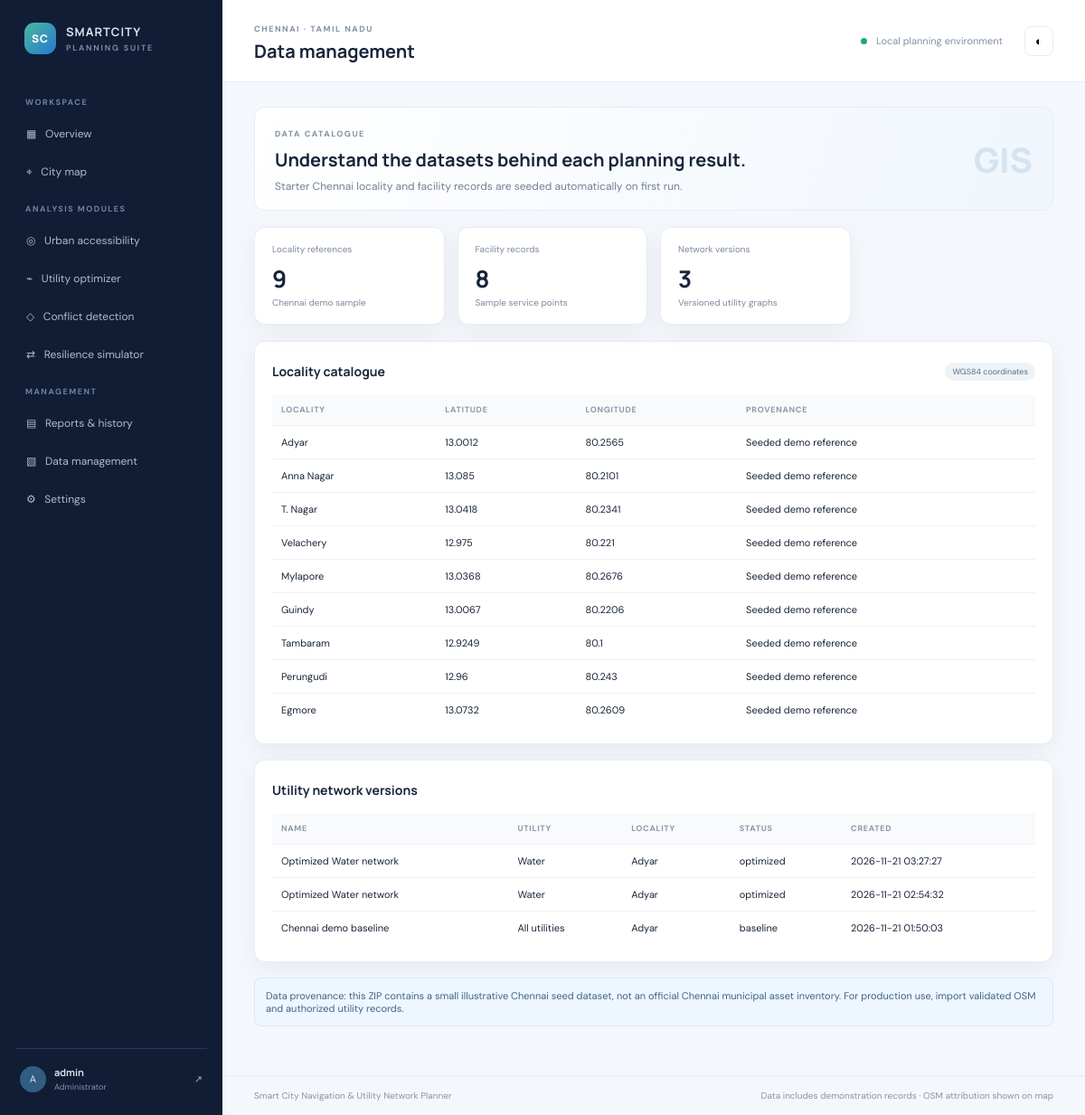
Screenshot of /data (signed in) with the database file from the repository.
### tables this page shows
CREATE TABLE locations(id INTEGER PRIMARY KEY, name TEXT UNIQUE NOT NULL, lat REAL NOT NULL, lon REAL NOT NULL);

CREATE TABLE network_versions(id INTEGER PRIMARY KEY, name TEXT, utility TEXT, locality TEXT, created_at TEXT DEFAULT CURRENT_TIMESTAMP, parent_id INTEGER, status TEXT DEFAULT 'draft');

### app.py (the view)
@app.route("/data")
@login_required
def data(): return render_template("data.html",locations=rows("SELECT * FROM locations"),facilities=rows("SELECT * FROM facilities"),versions=rows("SELECT * FROM network_versions ORDER BY id DESC"))

### app.py (called while the page is built)
def login_required(fn):
    @wraps(fn)
    def wrapped(*a,**kw):
        if "user" not in session: return redirect(url_for("login"))
        return fn(*a,**kw)
    return wrapped

def rows(sql,args=()):
    with connect() as db: return [dict(r) for r in db.execute(sql,args).fetchall()]

### database.py (called while the page is built)
def connect():
    Config.DATABASE.parent.mkdir(parents=True, exist_ok=True)
    db=sqlite3.connect(Config.DATABASE)
    db.row_factory=sqlite3.Row
    db.execute("PRAGMA foreign_keys=ON")
    return db

### templates/data.html
{% extends 'base.html' %}{% set heading='Data management' %}{% block content %}
<div class="module-intro"><div><span class="eyebrow">DATA CATALOGUE</span><h2>Understand the datasets behind each planning result.</h2><p>Starter Chennai locality and facility records are seeded automatically on first run.</p></div><div class="module-number">GIS</div></div>
<div class="stat-grid"><div class="stat-card"><span>Locality references</span><b>{{locations|length}}</b><small>Chennai demo sample</small></div><div class="stat-card"><span>Facility records</span><b>{{facilities|length}}</b><small>Sample service points</small></div><div class="stat-card"><span>Network versions</span><b>{{versions|length}}</b><small>Versioned utility graphs</small></div></div>
<div class="panel"><div class="panel-head"><h3>Locality catalogue</h3><span class="pill">WGS84 coordinates</span></div><table><thead><tr><th>Locality</th><th>Latitude</th><th>Longitude</th><th>Provenance</th></tr></thead><tbody>{% for l in locations %}<tr><td>{{l.name}}</td><td>{{l.lat}}</td><td>{{l.lon}}</td><td>Seeded demo reference</td></tr>{% endfor %}</tbody></table></div>
<div class="panel"><div class="panel-head"><h3>Utility network versions</h3></div><table><thead><tr><th>Name</th><th>Utility</th><th>Locality</th><th>Status</th><th>Created</th></tr></thead><tbody>{% for v in versions %}<tr><td>{{v.name}}</td><td>{{v.utility}}</td><td>{{v.locality}}</td><td>{{v.status}}</td><td>{{v.created_at}}</td></tr>{% endfor %}</tbody></table></div>
<div class="notice">Data provenance: this ZIP contains a small illustrative Chennai seed dataset, not an official Chennai municipal asset inventory. For production use, import validated OSM and authorized utility records.</div>{% endblock %}

### static/css/style.css (style rules this page uses)
:root { --navy:#101d35;--navy2:#182b49;--ink:#18253b;--muted:#718096;--line:#e7edf4;--bg:#f4f7fb;--white:#fff;--blue:#2878d0;--teal:#168b70;--soft:#edf4fc;--shadow:0 8px 26px rgba(22,42,72,.055) }
* { box-sizing:border-box }
body { margin:0;background:var(--bg);color:var(--ink);font:14px 'DM Sans',sans-serif }
h1,h2,h3,b { font-family:Manrope,sans-serif }
.eyebrow { font-size:9px;letter-spacing:1.55px;font-weight:700;color:#8190a4 }
.welcome-row p,.module-intro p { margin:0;color:var(--muted);font-size:12px }
.stat-grid { display:grid;grid-template-columns:repeat(4,1fr);gap:14px;margin-bottom:18px }
.stat-card,.panel { background:white;border:1px solid var(--line);border-radius:12px;box-shadow:var(--shadow) }
.stat-card { padding:17px 19px }
.stat-card span,.stat-card small { display:block;color:#7c8a9e;font-size:10px }
.stat-card b { font-size:26px;display:block;margin:8px 0 2px }
.panel { padding:19px;margin-bottom:17px }
.panel h3 { font-size:14px;margin:5px 0 12px }
.panel-head { display:flex;justify-content:space-between;align-items:center;margin-bottom:12px }
.panel-head h3 { margin:4px 0 }
table { width:100%;border-collapse:collapse;font-size:11px }
th { text-align:left;color:#8b98a9;font-size:9px;letter-spacing:.7px;text-transform:uppercase;background:#f8fafc }
td,th { padding:11px 10px;border-bottom:1px solid #edf1f5 }
tr:last-child td { border:0 }
.pill { display:inline-block;border-radius:20px;background:#eef3f8;color:#5c6c80;padding:4px 8px;font-size:9px }
.module-intro { display:flex;justify-content:space-between;align-items:center;padding:18px 22px;background:linear-gradient(110deg,#fff,#f0f6fc);border:1px solid var(--line);border-radius:12px;margin-bottom:18px }
.module-intro h2 { font-size:20px;margin:8px 0 }
.module-number { font:800 38px Manrope;color:#d5e3f1 }
.notice { background:#eef6ff;border:1px solid #d8e8fa;padding:12px;border-radius:8px;font-size:11px;color:#426383;margin-bottom:14px }

### rows the page displays
locations: name "Adyar", lat "13.0012", lon "80.2565"
locations: name "Anna Nagar", lat "13.085", lon "80.2101"
locations: name "T. Nagar", lat "13.0418", lon "80.2341"
locations: name "Velachery", lat "12.975", lon "80.221"
locations: name "Mylapore", lat "13.0368", lon "80.2676"
locations: name "Guindy", lat "13.0067", lon "80.2206"
locations: name "Tambaram", lat "12.9249", lon "80.1"
locations: name "Perungudi", lat "12.96", lon "80.243"
locations: name "Egmore", lat "13.0732", lon "80.2609"
network_versions: name "Optimized Water network", utility "Water", locality "Adyar", status "optimized", created_at "2026-11-21 03:27:27"
network_versions: name "Optimized Water network", utility "Water", locality "Adyar", status "optimized", created_at "2026-11-21 02:54:32"
network_versions: name "Chennai demo baseline", utility "All utilities", locality "Adyar", status "baseline", created_at "2026-11-21 01:50:03"

### other values shown
{{ session.user[:1]|upper }} "A"
{{ session.user }} "admin"
{{ heading or 'Planning workspace' }} "Data management"
{{ locations|length }} "9"
{{ facilities|length }} "8"
{{ versions|length }} "3"
